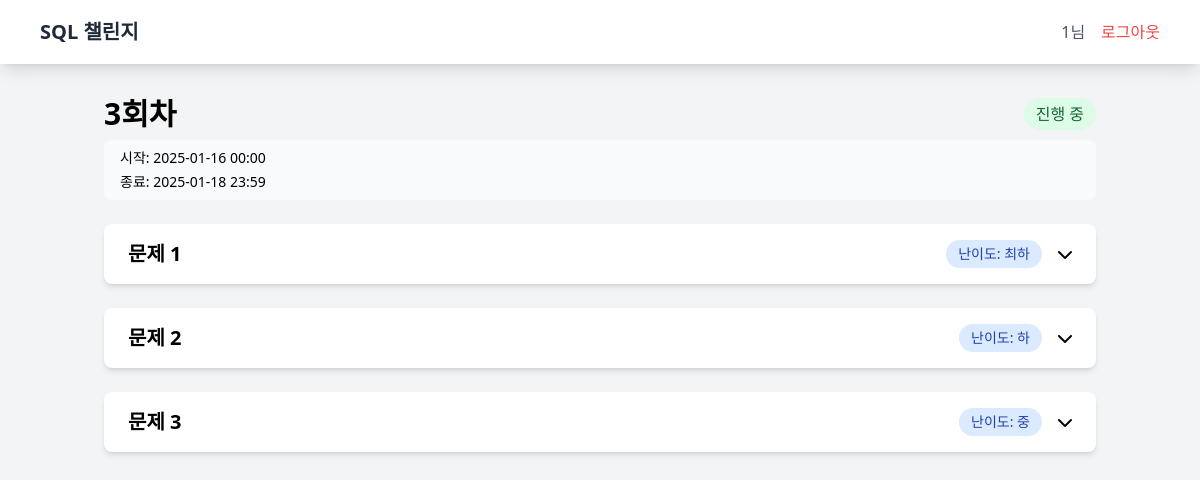
Page /round/3 (signed in) on the committed database.
### tables this page shows
CREATE TABLE problems (
            id INTEGER PRIMARY KEY AUTOINCREMENT,
            round_id INTEGER NOT NULL,
            question TEXT NOT NULL,
            correct_query TEXT NOT NULL,
            difficulty TEXT NOT NULL,
            sample_data TEXT,
            FOREIGN KEY (round_id) REFERENCES rounds(id)
        );

### api/index.py (the view)
@app.route('/round/<int:round_id>')
def view_round(round_id):
    if 'user_id' not in session:
        return redirect(url_for('login'))
    try:
        with get_db_connection() as conn:
            c = conn.cursor()
            execute_with_retry(c, '''
                SELECT id, round_number, start_date, end_date
                FROM rounds
                WHERE id = ?
            ''', (round_id,))
            round_data = c.fetchone()
            if not round_data:
                flash('존재하지 않는 라운드입니다.', 'error')
                return redirect(url_for('index'))
            execute_with_retry(c, '''
                WITH latest_progress AS (
                    SELECT
                        problem_id,
                        is_correct,
                        completed_at,
                        attempts,
                        last_wrong_query,
                        last_wrong_result,
                        ROW_NUMBER() OVER (PARTITION BY problem_id ORDER BY last_attempt DESC) as rn
                    FROM user_progress
                    WHERE user_id = ?
                )
                SELECT
                    p.id,
                    p.question,
                    p.difficulty,
                    p.sample_data,
                    COALESCE(lp.is_correct, 0) as solved,
                    lp.completed_at,
                    COALESCE(lp.attempts, 0) as attempts,
                    lp.last_wrong_query,
                    lp.last_wrong_result
                FROM problems p
                LEFT JOIN latest_progress lp ON p.id = lp.problem_id AND lp.rn = 1
                WHERE p.round_id = ?
                ORDER BY p.id
            ''', (session['user_id'], round_id))
            problems = []
            for row in c.fetchall():
                problems.append({
                    'id': row[0],
                    'question': row[1],
                    'difficulty': row[2],
                    'sample_data': row[3],
                    'solved': bool(row[4]),
                    'completed_at': row[5],
                    'attempts': row[6],
                    'last_wrong_query': row[7],
                    'last_wrong_result': row[8]
                })
            start_date = datetime.strptime(round_data[2].replace('T', ' '), '%Y-%m-%d %H:%M:%S')
            end_date = datetime.strptime(round_data[3].replace('T', ' '), '%Y-%m-%d %H:%M:%S')
            round_info = {
                'id': round_data[0],
                'number': round_data[1],
                'start_date': start_date,
                'end_date': end_date,
                'status': 'active' if datetime.now() <= end_date else 'closed'
            }
            return render_template('round.html', round=round_info, problems=problems)
    except sqlite3.Error as e:
        flash('데이터베이스 오류가 발생했습니다.', 'error')
        return redirect(url_for('index'))

### api/db_utils.py (called while the page is built)
def execute_with_retry(cursor, query, params=None, max_retries=3):
    for attempt in range(max_retries):
        try:
            if params is None:
                return cursor.execute(query)
            return cursor.execute(query, params)
        except sqlite3.OperationalError as e:
            if "database is locked" in str(e) and attempt < max_retries - 1:
                time.sleep(0.1 * (attempt + 1))
                continue
            raise

@contextmanager
def get_db_connection():
    conn = sqlite3.connect('sql_challenge.db', timeout=20)
    try:
        yield conn
        conn.commit()
    except Exception:
        conn.rollback()
        raise
    finally:
        conn.close()

### templates/round.html (shortened to what this page needs)
{% extends "base.html" %}
{% block content %}
<div class="max-w-6xl mx-auto">
    <div class="flex justify-between items-center mb-2">
        <h1 class="text-3xl font-bold">{{ round.number }}회차</h1>
        <div class="flex items-center space-x-2">
            {% if round.status == 'active' %}
                <span class="px-3 py-1 bg-green-100 text-green-800 rounded-full">진행 중</span>
            {% else %}
                <span class="px-3 py-1 bg-red-100 text-red-800 rounded-full">종료됨</span>
            {% endif %}
        </div>
    </div>
    <div class="mb-6">
        <div class="bg-gray-50 px-4 py-2 rounded-lg text-sm space-y-1">
            <div>시작: {{ round.start_date.strftime('%Y-%m-%d %H:%M') }}</div>
            <div>종료: {{ round.end_date.strftime('%Y-%m-%d %H:%M') }}</div>
        </div>
    </div>
    <div class="grid gap-6">
        {% for problem in problems %}
        <div class="bg-white rounded-lg shadow-md overflow-hidden">
            <button onclick="toggleProblem({{ problem.id }})"
                    class="w-full px-6 py-4 flex items-center justify-between hover:bg-gray-50 transition-colors duration-200">
                <div class="flex items-center space-x-4">
                    <h3 class="text-xl font-semibold">문제 {{ loop.index }}</h3>
                </div>
                <div class="flex items-center space-x-4">
                    <span class="px-3 py-1 bg-blue-100 text-blue-800 rounded-full text-sm">
                        난이도: {{ problem.difficulty }}
                    </span>
                    <i class="fas fa-chevron-down transform transition-transform duration-200" id="arrow-{{ problem.id }}"></i>
                </div>
            </button>
        </div>
        {% endfor %}
    </div>
</div>
{% endblock %}

### rows in the picture
problems: difficulty "최하"
problems: difficulty "하"
problems: difficulty "중"

### other values in the picture
{{ session['user_id'] }} "1"
{{ round.number }} "3"
{{ round.start_date.strftime('%Y-%m-%d %H:%M') }} "2025-01-16 00:00"
{{ round.end_date.strftime('%Y-%m-%d %H:%M') }} "2025-01-18 23:59"
